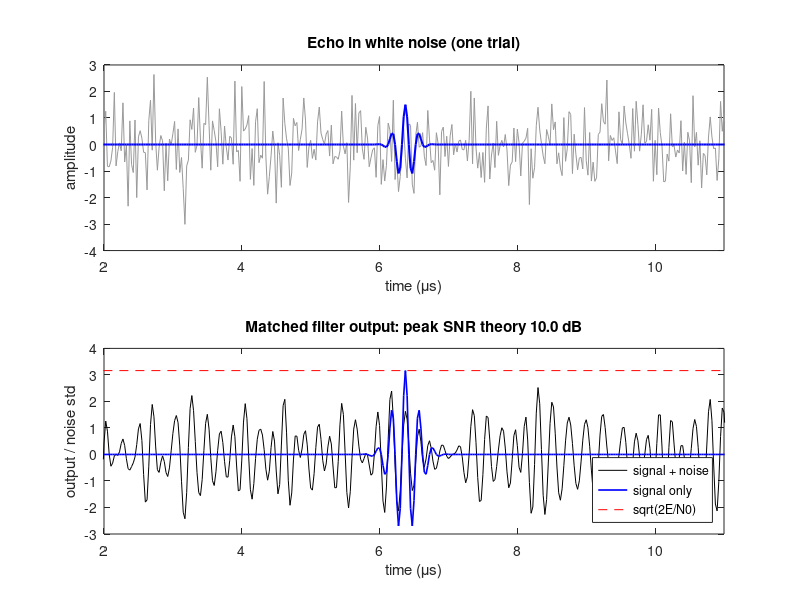
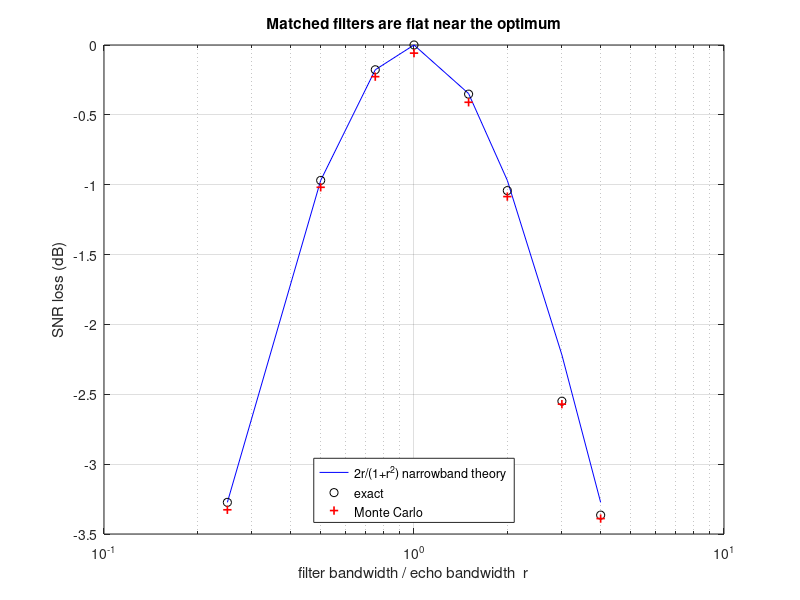

These figures' MATLAB source, in order:
%% m10_matched_filter_snr.m
% Matched filter output SNR in white Gaussian noise, three conventions, and
% the cost of using the wrong filter.
%   - Real RF samples, white noise of variance sigma^2: peak SNR = sum(s.^2)/sigma^2,
%     which is 2E/N0 for a two-sided noise PSD N0/2 (sigma^2 = (N0/2)*fs).
%   - Complex (analytic / IQ) data, SNR defined as |y|^2 / E|n_out|^2: 3 dB lower (E/N0).
%   - Gaussian band-pass filter of the wrong bandwidth (ratio r) or centre:
%     efficiency 2r/(1+r^2) and exp(-D^2/(sf^2+sh^2)) (narrowband theory).
% What to change: bw (fractional bandwidth), EsN0_dB, r_list, Ntrial.
% Expected output: measured RF SNR within 0.1 dB of theory; analytic |y|^2 SNR
% 3.0 dB lower; Re{} of the analytic output back at the RF value; r = 0.5 costs 0.97 dB.
% Runtime about 6 s in Octave.
clear; close all; rng(1);

%% Pulse and noise
fs = 40e6;              % sampling rate (Hz)
f0 = 5e6;               % centre frequency (Hz)
bw = 0.60;              % -6 dB fractional bandwidth of the amplitude spectrum
sf = bw*f0/2.3548;      % std of the Gaussian amplitude spectrum (Hz)
st = 1/(2*pi*sf);       % std of the Gaussian envelope (s)
t  = (-3e-6:1/fs:3e-6)';
s0 = exp(-t.^2/(2*st^2)).*cos(2*pi*f0*t);
EsN0_dB = 10;                            % target sum(s.^2)/sigma^2 in dB
sigma = 1;
s = s0*sqrt(10^(EsN0_dB/10)*sigma^2/sum(s0.^2));
SNRth = sum(s.^2)/sigma^2;               % = 2E/N0
fprintf('Pulse: %d samples, sum(s^2)/sigma^2 = %.2f dB (theory 2E/N0)\n', numel(s), 10*log10(SNRth));
fprintf('Gain over the best single sample: %.2f dB\n', 10*log10(sum(s.^2)/max(s.^2)));

%% Monte Carlo: matched filter on RF and on the analytic signal (and mismatched filters)
Nchunk = 2; Nper = 4000; Ntrial = Nchunk*Nper;  % 8000 trials in chunks to save memory
Nrec = 512; i0 = 256;                          % record length, echo centre index
x0 = zeros(Nrec,1); L = numel(s); x0(i0-(L-1)/2 : i0+(L-1)/2) = s;
win = i0-(L-1)/2 : i0+(L-1)/2;
wA = zeros(Nrec,1); wA(1) = 1; wA(2:Nrec/2) = 2; wA(Nrec/2+1) = 1;   % analytic-signal weights
sA = ifft(fft(x0).*wA); sA = sA(win);
r_list = [0.25 0.5 0.75 1 1.5 2 3 4];
effTh = 2*r_list./(1+r_list.^2); effEx = zeros(size(r_list));
Hs = cell(size(r_list)); rows = zeros(size(r_list)); Nf = Nrec + 512;
for k = 1:numel(r_list)
    sth = st/r_list(k);                          % filter envelope std
    th = (-ceil(6*sth*fs):ceil(6*sth*fs))'/fs;
    h = exp(-th.^2/(2*sth^2)).*cos(2*pi*f0*th);  % symmetric, so h(-t) = h(t)
    ys = conv(s, h); [~, kp] = max(abs(ys));
    effEx(k) = ys(kp)^2/(sigma^2*sum(h.^2))/SNRth;   % exact deterministic efficiency
    Hs{k} = fft(h, Nf); rows(k) = win(1) + kp - 1;  % output index of the signal peak
end
yRF = zeros(1,Ntrial); yA = zeros(1,Ntrial); yK = zeros(numel(r_list),Ntrial);
for c = 1:Nchunk
    X = repmat(x0,1,Nper) + sigma*randn(Nrec,Nper);
    idx = (c-1)*Nper + (1:Nper);
    yRF(idx) = s' * X(win,:);                    % matched filter output at the peak
    XA = ifft(fft(X).*repmat(wA,1,Nper));
    yA(idx) = sA' * XA(win,:);                   % sA' is the conjugate transpose
    Xf = fft([X; zeros(Nf-Nrec,Nper)]);
    for k = 1:numel(r_list)
        Y = real(ifft(Xf.*repmat(Hs{k},1,Nper)));
        yK(k,idx) = Y(rows(k),:);
    end
end
SNRrf = mean(yRF)^2/var(yRF);
mA = mean(yA);
SNRc  = abs(mA)^2/mean(abs(yA-mA).^2);
SNRre = real(mA)^2/var(real(yA));
effMC = (mean(yK,2).^2./var(yK,0,2))'/SNRth;
fprintf('\nMatched filter, %d trials\n', Ntrial);
fprintf('  RF (real), coherent        : %.2f dB  (theory %.2f)\n', 10*log10(SNRrf), 10*log10(SNRth));
fprintf('  analytic, |y|^2/E|n|^2     : %.2f dB  (theory %.2f = E/N0)\n', 10*log10(SNRc), 10*log10(SNRth/2));
fprintf('  analytic, Re{y} (coherent) : %.2f dB\n', 10*log10(SNRre));

fprintf('\nGaussian filter of bandwidth ratio r (filter/echo):\n   r    theory 2r/(1+r^2)   exact     Monte Carlo\n');
for k = 1:numel(r_list)
    fprintf('%5.2f   %7.2f dB        %7.2f dB  %7.2f dB\n', r_list(k), 10*log10(effTh(k)), 10*log10(effEx(k)), 10*log10(effMC(k)));
end
for D = [0.5 1 2]
    h = exp(-t.^2/(2*st^2)).*cos(2*pi*(f0+D*sf)*t);
    ys = conv(s,h); Nz = 2048; wz = [1; 2*ones(Nz/2-1,1); 1; zeros(Nz/2-1,1)];
    A = abs(ifft(fft(ys, Nz).*wz));               % envelope of the filter output
    fprintf('centre offset %.1f sf (%.2f MHz): loss %.2f dB, theory exp(-D^2/2) = %.2f dB\n', D, D*sf/1e6, ...
        10*log10(max(A)^2/(sigma^2*sum(h.^2))/SNRth), 10*log10(exp(-D^2/2)));
end

%% Figures
figure('Position',[100 100 900 560]);
subplot(2,1,1);
tt = (0:Nrec-1)'/fs*1e6; X = repmat(x0,1,1) + sigma*randn(Nrec,1);
plot(tt, X(:,1), 'Color', [0.6 0.6 0.6]); hold on; plot(tt, x0, 'b', 'LineWidth', 1.5);
xlim([2 11]); xlabel('time (\mus)'); ylabel('amplitude'); title('Echo in white noise (one trial)');
subplot(2,1,2);
y1 = conv(X(:,1), flipud(s), 'same');
y0 = conv(x0, flipud(s), 'same');                % noise-free output
plot(tt, y1/sqrt(sigma^2*sum(s.^2)), 'k'); hold on;
plot(tt, y0/sqrt(sigma^2*sum(s.^2)), 'b', 'LineWidth', 1.2);
plot([0 tt(end)], sqrt(SNRth)*[1 1], 'r--');
legend('signal + noise', 'signal only', 'sqrt(2E/N0)', 'Location', 'southeast');
xlim([2 11]); xlabel('time (\mus)'); ylabel('output / noise std');
title(sprintf('Matched filter output: peak SNR theory %.1f dB', 10*log10(SNRth)));

figure('Position',[100 100 700 420]);
semilogx(r_list, 10*log10(effTh), 'b-', r_list, 10*log10(effEx), 'ko', r_list, 10*log10(effMC), 'r+', 'LineWidth', 1.2);
grid on; xlabel('filter bandwidth / echo bandwidth  r'); ylabel('SNR loss (dB)');
legend('2r/(1+r^2) narrowband theory', 'exact', 'Monte Carlo', 'Location', 'south');
title('Matched filters are flat near the optimum');
